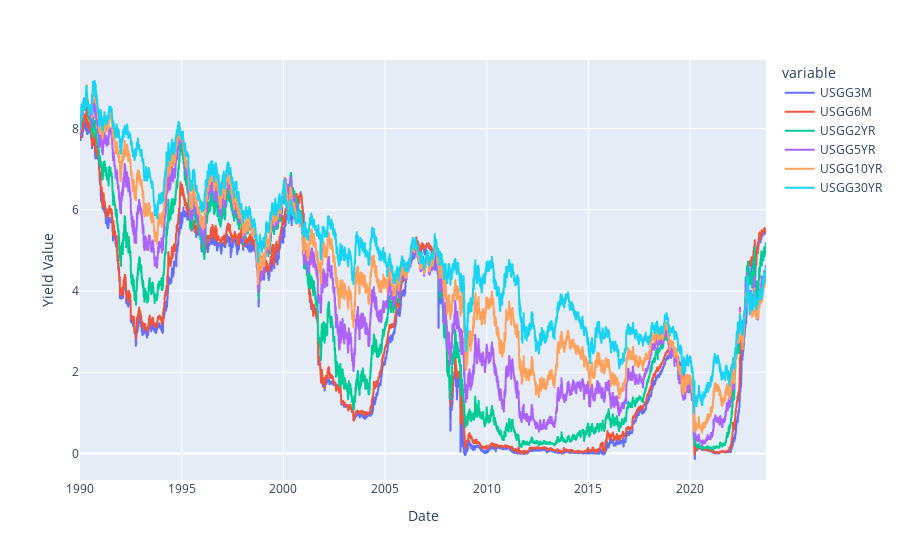

The cell this chart's notebook holds for it:
### Code cell
# yield_df.isna().any().any()
fig = px.line(yield_df)
fig.update_yaxes(title_text='Yield Value')

fig.show()
pio.write_html(fig, './Images/plotly_interactive_figure.html')

### Figure 1 — Plotly figure (JSON) as saved in the notebook; plotly's stock layout.template omitted (floating-point values rounded to 4 significant figures; data arrays with more than 128 entries replaced by an {"elided": "..."} marker saying what was removed)
{"data": [{"hovertemplate": "variable=USGG3M<br>Date=%{x}<br>value=%{y}<extra></extra>", "legendgroup": "USGG3M", "line": {"color": "#636efa", "dash": "solid"}, "marker": {"symbol": "circle"}, "mode": "lines", "name": "USGG3M", "showlegend": true, "type": "scattergl", "x": {"elided": "8436 str values"}, "xaxis": "x", "y": {"elided": "8436 float values"}, "yaxis": "y"}, {"hovertemplate": "variable=USGG6M<br>Date=%{x}<br>value=%{y}<extra></extra>", "legendgroup": "USGG6M", "line": {"color": "#EF553B", "dash": "solid"}, "marker": {"symbol": "circle"}, "mode": "lines", "name": "USGG6M", "showlegend": true, "type": "scattergl", "x": {"elided": "8436 str values"}, "xaxis": "x", "y": {"elided": "8436 float values"}, "yaxis": "y"}, {"hovertemplate": "variable=USGG2YR<br>Date=%{x}<br>value=%{y}<extra></extra>", "legendgroup": "USGG2YR", "line": {"color": "#00cc96", "dash": "solid"}, "marker": {"symbol": "circle"}, "mode": "lines", "name": "USGG2YR", "showlegend": true, "type": "scattergl", "x": {"elided": "8436 str values"}, "xaxis": "x", "y": {"elided": "8436 float values"}, "yaxis": "y"}, {"hovertemplate": "variable=USGG5YR<br>Date=%{x}<br>value=%{y}<extra></extra>", "legendgroup": "USGG5YR", "line": {"color": "#ab63fa", "dash": "solid"}, "marker": {"symbol": "circle"}, "mode": "lines", "name": "USGG5YR", "showlegend": true, "type": "scattergl", "x": {"elided": "8436 str values"}, "xaxis": "x", "y": {"elided": "8436 float values"}, "yaxis": "y"}, {"hovertemplate": "variable=USGG10YR<br>Date=%{x}<br>value=%{y}<extra></extra>", "legendgroup": "USGG10YR", "line": {"color": "#FFA15A", "dash": "solid"}, "marker": {"symbol": "circle"}, "mode": "lines", "name": "USGG10YR", "showlegend": true, "type": "scattergl", "x": {"elided": "8436 str values"}, "xaxis": "x", "y": {"elided": "8436 float values"}, "yaxis": "y"}, {"hovertemplate": "variable=USGG30YR<br>Date=%{x}<br>value=%{y}<extra></extra>", "legendgroup": "USGG30YR", "line": {"color": "#19d3f3", "dash": "solid"}, "marker": {"symbol": "circle"}, "mode": "lines", "name": "USGG30YR", "showlegend": true, "type": "scattergl", "x": {"elided": "8436 str values"}, "xaxis": "x", "y": {"elided": "8436 float values"}, "yaxis": "y"}], "layout": {"legend": {"title": {"text": "variable"}, "tracegroupgap": 0}, "margin": {"t": 60}, "xaxis": {"anchor": "y", "domain": [0, 1], "title": {"text": "Date"}}, "yaxis": {"anchor": "x", "domain": [0, 1], "title": {"text": "Yield Value"}}}}
